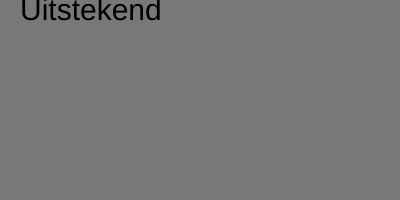
Frame 1 (no input)
Frame 60 (no input): identical to frame 1, image omitted
Frame 120 (the mouse pressed at the canvas centre since frame 60): identical to frame 1, image omitted

The p5.js sketch that drew this single still picture (run headless with seeded random() and noise() and a simulated clock; from frame 60 on, the mouse is pressed at the canvas centre):

// p5.js sketch
// ── sketch.js
function setup() {
  createCanvas(400, 200);
}

let score = 90

function draw() {
  background(120);
  textSize(30)

  if (score >= 90) {
    fill(2, 2, 2)
    text("Uitstekend", 20, 20)
    //if statements are unique.
    // example: if(fakecode=fakenumber) this asks a question wether it is true or false.
    //{activate power} this is wat it does if the question is true
    //another example.
    //if(square>=brick)
    //{do_answer}. another thing you can add is an else statement
    //else(saynothing) this does things if the if statement not true is
    // alt + shift + F makes everything aligned

  } else if (score <= 89 && score >= 70) {
    fill(60, 40, 120)
    //ok important && is voor EN biede waarden moeten waarzijn
    //|| OF minstens 1 waarden moet waar zijn
    //! niet, true is false en false is true
    text("goedgedaan", 20, 40)
  } else if (score <= 69 && score >= 50) {
    //== is gelijk aan
    //!= kijkt voor verschill
    //> groter dan. < kleiner dan
    //>= groter dan of gelijk aan.
    //<= kleiner dan of gelijk aan.
    fill(100, 40, 60)
    text("voldonede", 60, 50)
  } else if (score < 50) {

    fill(255, 0, 0)
    text("onvoldoende", 50, 50)
  }

}
